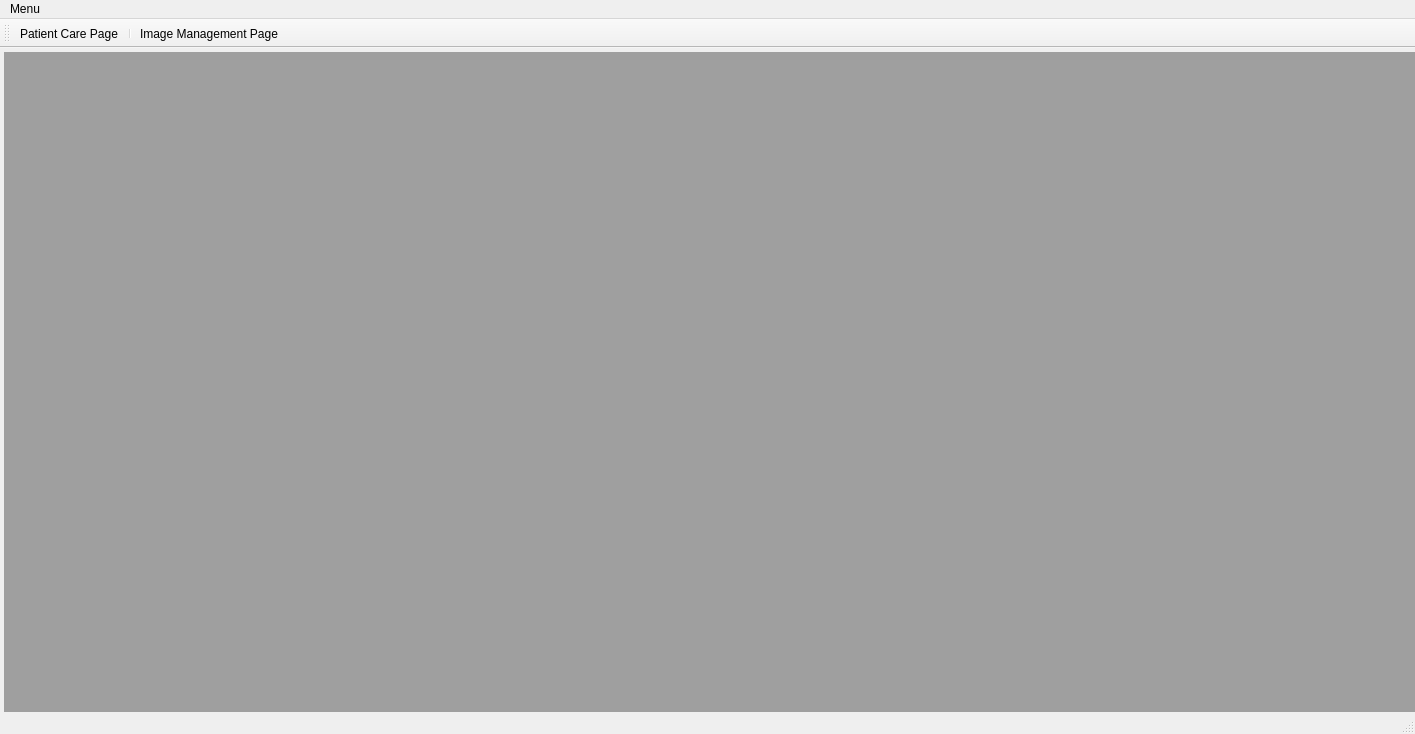
<?xml version="1.0" encoding="UTF-8"?>
<ui version="4.0">
 <class>MainWindow</class>
 <widget class="QMainWindow" name="MainWindow">
  <property name="geometry">
   <rect>
    <x>0</x>
    <y>0</y>
    <width>1415</width>
    <height>734</height>
   </rect>
  </property>
  <property name="windowTitle">
   <string>MainWindow</string>
  </property>
  <widget class="QWidget" name="centralwidget">
   <layout class="QVBoxLayout" name="verticalLayout">
    <property name="spacing">
     <number>2</number>
    </property>
    <property name="leftMargin">
     <number>4</number>
    </property>
    <property name="topMargin">
     <number>4</number>
    </property>
    <property name="rightMargin">
     <number>0</number>
    </property>
    <property name="bottomMargin">
     <number>0</number>
    </property>
    <item>
     <widget class="QMdiArea" name="mdiArea">
      <property name="viewMode">
       <enum>QMdiArea::TabbedView</enum>
      </property>
      <property name="documentMode">
       <bool>false</bool>
      </property>
     </widget>
    </item>
   </layout>
  </widget>
  <widget class="QMenuBar" name="menubar">
   <property name="geometry">
    <rect>
     <x>0</x>
     <y>0</y>
     <width>1415</width>
     <height>17</height>
    </rect>
   </property>
   <widget class="QMenu" name="menuMenu">
    <property name="title">
     <string>Menu</string>
    </property>
    <addaction name="actionQuit"/>
   </widget>
   <addaction name="menuMenu"/>
  </widget>
  <widget class="QStatusBar" name="statusbar"/>
  <widget class="QToolBar" name="toolBar">
   <property name="windowTitle">
    <string>toolBar</string>
   </property>
   <attribute name="toolBarArea">
    <enum>TopToolBarArea</enum>
   </attribute>
   <attribute name="toolBarBreak">
    <bool>false</bool>
   </attribute>
   <addaction name="actionPatient_Care_Page"/>
   <addaction name="separator"/>
   <addaction name="actionImage_Management_Page"/>
  </widget>
  <action name="actionPatient_Care_Page">
   <property name="text">
    <string>Patient Care Page</string>
   </property>
  </action>
  <action name="actionImage_Management_Page">
   <property name="text">
    <string>Image Management Page</string>
   </property>
  </action>
  <action name="actionQuit">
   <property name="text">
    <string>Quit</string>
   </property>
  </action>
 </widget>
 <resources/>
 <connections/>
</ui>
